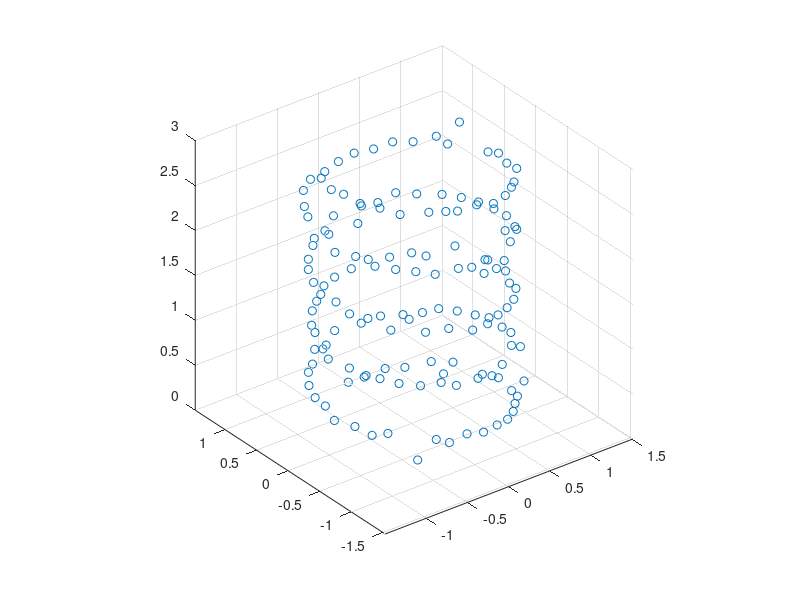

Here is the MATLAB script that generated this plot: (Note: this script raises an error after producing the figure.)
load trajektoria2

plot3(x,y,z,'o')
grid on
axis equal
hold on

N = 60;
xa = aprox_tryg(n, x, N);
ya = aprox_tryg(n, y, N);
za = aprox_tryg(n, z, N);

plot3(xa,ya,za,'lineWidth',4);
title("Trajektoria na bazie lokalizacji i aproksymowana trygonometrycznie (N=60)");
xlabel("x");
ylabel("y");
zlabel("z");
hold off

saveas(gcf, strcat("184738_szweda_zad7.png"));

err = [];
M = size(n,2);
for N = 1:71
    xa = aprox_tryg(n,x,N);
    ya = aprox_tryg(n,y,N);
    za = aprox_tryg(n,z,N);
    err = [err, (sqrt(sum((x - xa).^2)) / M) + (sqrt(sum((y - ya).^2)) / M) + (sqrt(sum((z - za).^2)) / M)];
end

semilogy(err);
grid on;
title("Błąd aproksymacji trygonometrycznej");
xlabel("N");
ylabel("Wartość błędu");
saveas(gcf, strcat("184738_szweda_zad7_b.png"));

%--------------------------------------------------------------------------
clc;
clear all;
close all;

load trajektoria2

plot3(x,y,z,'o')
grid on
axis equal
hold on

N = 60;
epsilon = 10^-3;
M = size(n,2);
while true
    N = N + 1;
    xa = aprox_tryg(n,x,N);
    ya = aprox_tryg(n,y,N);
    za = aprox_tryg(n,z,N);
    err = (sqrt(sum((x - xa).^2)) / M) + (sqrt(sum((y - ya).^2)) / M) + (sqrt(sum((z - za).^2)) / M);
    if err <= epsilon
        break
    end
end

xa = aprox_tryg(n,x,N);
ya = aprox_tryg(n,y,N);
za = aprox_tryg(n,z,N);

plot3(xa,ya,za,'lineWidth',4);
title("Trajektoria na bazie lokalizacji i aproksymowana trygonometrycznie (N=auto)");
xlabel("x");
ylabel("y");
zlabel("z");
hold off
